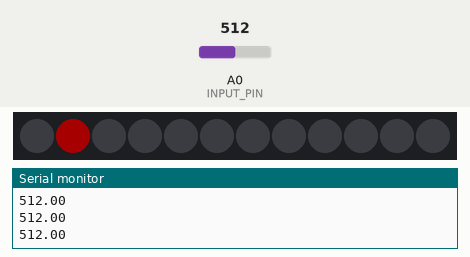
Bench run of a sketch on a simulated ESP8266 (NodeMCU). Parts: 12 RGB LEDs in strip order, left to right, the last lines printed to the serial monitor. The test bench sets the inputs (shaded band); at power-on: A0 (INPUT_PIN) = 512. Dim RGB values are drawn brighter than linear.

Above: at 1.2 s.
1.3 s: A0 (INPUT_PIN) set to 122
At 2.4 s:
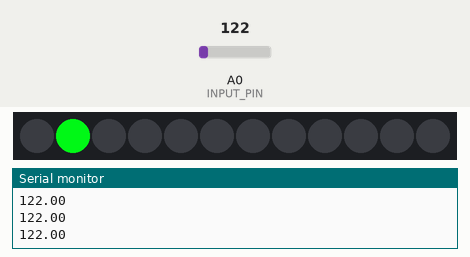
2.8 s: A0 (INPUT_PIN) set to 0
At 3.7 s:
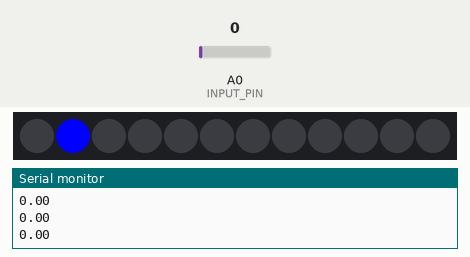
4.3 s: A0 (INPUT_PIN) set to 265
At 4.6 s:
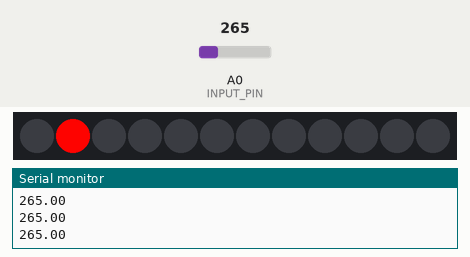
Timing chart, 0 to 7.3 s (numbered marks = the images above; inputs shaded):
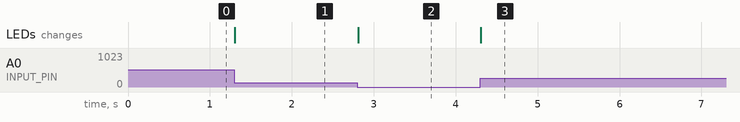

Measured:
- after the input at 1.3 s, the LEDs: change at once (image 1)
- after the input at 2.8 s, the LEDs: change at once (image 2)
- after the input at 4.3 s, the LEDs: change at once (image 3)

The sketch:

lightbeans2-2.ino
```cpp
#include <Adafruit_NeoPixel.h>
#define NUMPIXELS 12 // Set this to the number of pixels you have
#define PIN D6 // Set this to the pin that the data of the pixel is connected to
#define INPUT_PIN A0 // Input pin
#define MAX_BRIGHTNESS 400.0 // Maximum brightness detected
#define UPDATE_TIME 10 // time between updates in ms

int r = 0;
int g = 0;
int b = 0;

float input_value;

Adafruit_NeoPixel pixels = Adafruit_NeoPixel(NUMPIXELS, PIN, NEO_GRB + NEO_KHZ800);

void setup()
{
    Serial.begin(9600); // setup the serial
    pixels.begin(); // initialise the neopixel
    pinMode(INPUT_PIN,INPUT); // we are taking
}


void loop()
{
    input_value = analogRead(INPUT_PIN); // get the value of the input
    Serial.println(input_value); // print the value so that we know what the system is seeing
    input_value = ((MAX_BRIGHTNESS-input_value)/MAX_BRIGHTNESS) * (3*(255)); // Scale input to 765 so we can use it for our rgb value
    //Serial.println(input_value);
    if (input_value<255){ // if less than 1/3, light only red
        r = input_value;
        g = 0;
        b = 0;
    }
    if (input_value<510 && input_value>255){ // if more than 1/3 and less than 2/3, then mix red and green
        r = 510 - input_value; // no red at 510
        g = input_value-255; // maximum value 510
        b = 0;
    }
    if(input_value>510){ // mix green and blue
        r = 0; // no red
        g = 765-input_value; // no green
        b = input_value-510; // max blue at 755
    }
    pixels.setPixelColor(1,pixels.Color(r,g,b)); // set the first pixel to the color we want
    pixels.show(); // display the color
    delay(UPDATE_TIME); // wait
}
```
